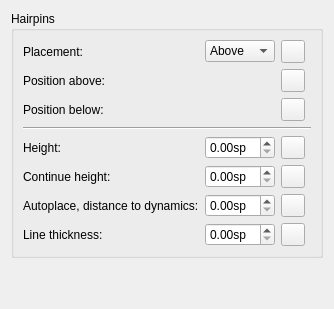
      <widget class="QWidget" name="PageHairpins">
       <layout class="QVBoxLayout" name="verticalLayout_19">
        <property name="spacing">
         <number>0</number>
        </property>
        <item>
         <widget class="QGroupBox" name="groupBox_hairpins">
          <property name="title">
           <string>Hairpins</string>
          </property>
          <layout class="QGridLayout" name="gridLayout_7">
           <item row="5" column="0">
            <widget class="QLabel" name="label_9">
             <property name="text">
              <string>Height:</string>
             </property>
             <property name="buddy">
              <cstring>hairpinHeight</cstring>
             </property>
            </widget>
           </item>
           <item row="5" column="1">
            <widget class="QDoubleSpinBox" name="hairpinHeight">
             <property name="suffix">
              <string extracomment="spatium unit">sp</string>
             </property>
             <property name="singleStep">
              <double>0.100000000000000</double>
             </property>
            </widget>
           </item>
           <item row="6" column="0">
            <widget class="QLabel" name="label_10">
             <property name="text">
              <string>Continue height:</string>
             </property>
             <property name="buddy">
              <cstring>hairpinContinueHeight</cstring>
             </property>
            </widget>
           </item>
           <item row="1" column="0">
            <widget class="QLabel" name="label_95">
             <property name="text">
              <string>Position above:</string>
             </property>
             <property name="buddy">
              <cstring>hairpinPosAbove</cstring>
             </property>
            </widget>
           </item>
           <item row="1" column="2">
            <widget class="QToolButton" name="resetHairpinPosAbove">
             <property name="sizePolicy">
              <sizepolicy hsizetype="Fixed" vsizetype="Fixed">
               <horstretch>0</horstretch>
               <verstretch>0</verstretch>
              </sizepolicy>
             </property>
             <property name="toolTip">
              <string>Reset to default</string>
             </property>
             <property name="accessibleName">
              <string>Reset 'Position above' value</string>
             </property>
             <property name="text">
              <string notr="true"/>
             </property>
            </widget>
           </item>
           <item row="5" column="2">
            <widget class="QToolButton" name="resetHairpinHeight">
             <property name="sizePolicy">
              <sizepolicy hsizetype="Fixed" vsizetype="Fixed">
               <horstretch>0</horstretch>
               <verstretch>0</verstretch>
              </sizepolicy>
             </property>
             <property name="toolTip">
              <string>Reset to default</string>
             </property>
             <property name="accessibleName">
              <string>Reset 'Height' value</string>
             </property>
             <property name="text">
              <string notr="true"/>
             </property>
            </widget>
           </item>
           <item row="6" column="2">
            <widget class="QToolButton" name="resetHairpinContinueHeight">
             <property name="sizePolicy">
              <sizepolicy hsizetype="Fixed" vsizetype="Fixed">
               <horstretch>0</horstretch>
               <verstretch>0</verstretch>
              </sizepolicy>
             </property>
             <property name="toolTip">
              <string>Reset to default</string>
             </property>
             <property name="accessibleName">
              <string>Reset 'Continue height' value</string>
             </property>
             <property name="text">
              <string notr="true"/>
             </property>
            </widget>
           </item>
           <item row="7" column="0">
            <widget class="QLabel" name="label_117">
             <property name="text">
              <string>Autoplace, distance to dynamics:</string>
             </property>
             <property name="buddy">
              <cstring>autoplaceHairpinDynamicsDistance</cstring>
             </property>
            </widget>
           </item>
           <item row="6" column="1">
            <widget class="QDoubleSpinBox" name="hairpinContinueHeight">
             <property name="suffix">
              <string extracomment="spatium unit">sp</string>
             </property>
             <property name="singleStep">
              <double>0.100000000000000</double>
             </property>
            </widget>
           </item>
           <item row="7" column="1">
            <widget class="QDoubleSpinBox" name="autoplaceHairpinDynamicsDistance">
             <property name="suffix">
              <string extracomment="spatium unit">sp</string>
             </property>
             <property name="singleStep">
              <double>0.100000000000000</double>
             </property>
            </widget>
           </item>
           <item row="7" column="2">
            <widget class="QToolButton" name="resetAutoplaceHairpinDynamicsDistance">
             <property name="sizePolicy">
              <sizepolicy hsizetype="Fixed" vsizetype="Fixed">
               <horstretch>0</horstretch>
               <verstretch>0</verstretch>
              </sizepolicy>
             </property>
             <property name="toolTip">
              <string>Reset to default</string>
             </property>
             <property name="accessibleName">
              <string>Reset 'Autoplace, distance to dynamics' value</string>
             </property>
             <property name="text">
              <string notr="true"/>
             </property>
            </widget>
           </item>
           <item row="0" column="0">
            <widget class="QLabel" name="label_127">
             <property name="text">
              <string>Placement:</string>
             </property>
             <property name="buddy">
              <cstring>hairpinPlacement</cstring>
             </property>
            </widget>
           </item>
           <item row="0" column="1">
            <widget class="QComboBox" name="hairpinPlacement">
             <item>
              <property name="text">
               <string notr="true">Above</string>
              </property>
             </item>
             <item>
              <property name="text">
               <string notr="true">Below</string>
              </property>
             </item>
            </widget>
           </item>
           <item row="0" column="2">
            <widget class="QToolButton" name="resetHairpinPlacement">
             <property name="sizePolicy">
              <sizepolicy hsizetype="Fixed" vsizetype="Fixed">
               <horstretch>0</horstretch>
               <verstretch>0</verstretch>
              </sizepolicy>
             </property>
             <property name="toolTip">
              <string>Reset to default</string>
             </property>
             <property name="accessibleName">
              <string>Reset 'Placement' value</string>
             </property>
             <property name="text">
              <string notr="true"/>
             </property>
            </widget>
           </item>
           <item row="2" column="0">
            <widget class="QLabel" name="label_129">
             <property name="text">
              <string>Position below:</string>
             </property>
             <property name="buddy">
              <cstring>hairpinPosBelow</cstring>
             </property>
            </widget>
           </item>
           <item row="2" column="2">
            <widget class="QToolButton" name="resetHairpinPosBelow">
             <property name="sizePolicy">
              <sizepolicy hsizetype="Fixed" vsizetype="Fixed">
               <horstretch>0</horstretch>
               <verstretch>0</verstretch>
              </sizepolicy>
             </property>
             <property name="toolTip">
              <string>Reset to default</string>
             </property>
             <property name="accessibleName">
              <string>Reset 'Position below' value</string>
             </property>
             <property name="text">
              <string notr="true"/>
             </property>
            </widget>
           </item>
           <item row="1" column="1">
            <widget class="mu::notation::OffsetSelect" name="hairpinPosAbove" native="true"/>
           </item>
           <item row="2" column="1">
            <widget class="mu::notation::OffsetSelect" name="hairpinPosBelow" native="true"/>
           </item>
           <item row="8" column="2">
            <widget class="QToolButton" name="resetHairpinLineWidth">
             <property name="sizePolicy">
              <sizepolicy hsizetype="Fixed" vsizetype="Fixed">
               <horstretch>0</horstretch>
               <verstretch>0</verstretch>
              </sizepolicy>
             </property>
             <property name="toolTip">
              <string>Reset to default</string>
             </property>
             <property name="accessibleName">
              <string>Reset 'Line thickness' value</string>
             </property>
             <property name="text">
              <string notr="true"/>
             </property>
            </widget>
           </item>
           <item row="8" column="1">
            <widget class="QDoubleSpinBox" name="hairpinLineWidth">
             <property name="suffix">
              <string extracomment="spatium unit">sp</string>
             </property>
             <property name="singleStep">
              <double>0.010000000000000</double>
             </property>
            </widget>
           </item>
           <item row="8" column="0">
            <widget class="QLabel" name="label_8">
             <property name="text">
              <string>Line thickness:</string>
             </property>
             <property name="buddy">
              <cstring>hairpinLineWidth</cstring>
             </property>
            </widget>
           </item>
           <item row="5" column="3">
            <spacer>
             <property name="orientation">
              <enum>Qt::Horizontal</enum>
             </property>
             <property name="sizeHint" stdset="0">
              <size>
               <width>0</width>
               <height>0</height>
              </size>
             </property>
            </spacer>
           </item>
           <item row="3" column="0" colspan="4">
            <widget class="Line" name="line">
             <property name="orientation">
              <enum>Qt::Horizontal</enum>
             </property>
            </widget>
           </item>
          </layout>
         </widget>
        </item>
        <item>
         <spacer>
          <property name="orientation">
           <enum>Qt::Vertical</enum>
          </property>
          <property name="sizeHint" stdset="0">
           <size>
            <width>20</width>
            <height>40</height>
           </size>
          </property>
         </spacer>
        </item>
       </layout>
      </widget>
